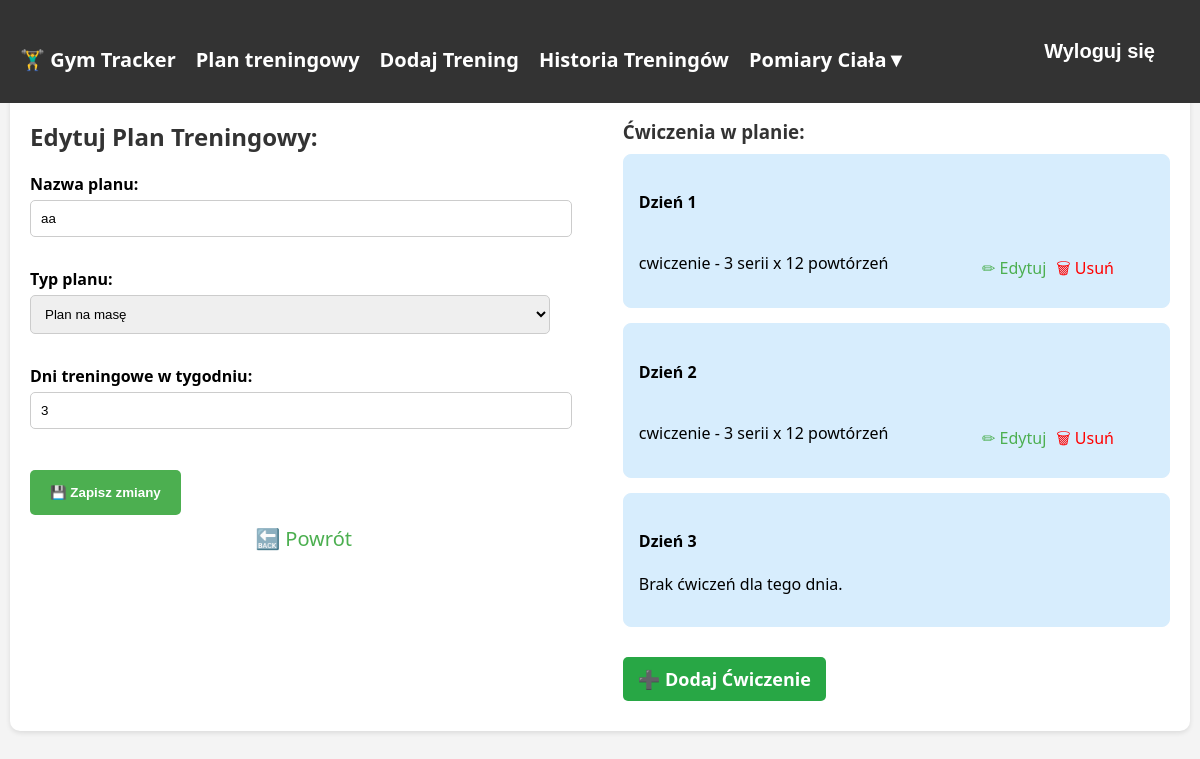
The app's page /edytuj_plan/9/ (signed in) with its own data.
### tracker/models.py (models this page shows, shortened)
class TrainingPlan(models.Model):
    PLAN_TYPE_CHOICES = [
        ('masa', 'Plan na masę'),
        ('redukcja', 'Plan na redukcję'),
        ('utrzymanie', 'Plan na utrzymanie'),
    ]
    user = models.ForeignKey(User, on_delete=models.CASCADE)
    name = models.CharField(max_length=100)
    plan_type = models.CharField(max_length=20, choices=PLAN_TYPE_CHOICES)
    days_per_week = models.IntegerField(
        validators=[MinValueValidator(1), MaxValueValidator(7)],
        verbose_name='Dni treningowe w tygodniu'
    )

class TrainingDay(models.Model):
    plan = models.ForeignKey("TrainingPlan", on_delete=models.CASCADE, related_name="training_days")
    day_number = models.IntegerField()

class Exercise(models.Model):
    training_day = models.ForeignKey(TrainingDay, on_delete=models.CASCADE, null=True, blank=True, related_name='exercises')
    nazwa = models.CharField(max_length=100, verbose_name="Nazwa ćwiczenia", default="cwiczenie")
    serie = models.IntegerField(verbose_name="Liczba serii", default= 3)
    powtorzenia = models.IntegerField(verbose_name="Liczba powtórzeń", default= 12)

### tracker/views.py (the view)
# urls.py: path("edytuj_plan/<int:plan_id>/", edit_training_plan, name="edit_training_plan"),
@login_required
def edit_training_plan(request, plan_id):
    plan = get_object_or_404(TrainingPlan, id=plan_id, user=request.user)
    training_days = TrainingDay.objects.filter(plan=plan).order_by("day_number")  # Teraz jest querysetem
    exercises = Exercise.objects.filter(training_day__plan=plan)
    if request.method == "POST":
        form = TrainingPlanForm(request.POST, instance=plan)
        if form.is_valid():
            plan = form.save()
            new_days_per_week = int(form.cleaned_data["days_per_week"])
            existing_days = TrainingDay.objects.filter(plan=plan)
            if existing_days.count() > new_days_per_week:
                TrainingDay.objects.filter(plan=plan, day_number__gt=new_days_per_week).delete()
            for day_number in range(1, new_days_per_week + 1):
                TrainingDay.objects.get_or_create(plan=plan, day_number=day_number)
            return redirect("training_plans")
    else:
        form = TrainingPlanForm(instance=plan)
    return render(request, "tracker/edit_training_plan.html", {
        "form": form,
        "plan": plan,
        "training_days": training_days,  # Upewniamy się, że to queryset
        "exercises": exercises,
    })

### tracker/forms.py (shortened to what this page needs)
class TrainingPlanForm(forms.ModelForm):
    class Meta:
        model = TrainingPlan
        fields = ['name', 'plan_type', 'days_per_week']
        labels = {
            'name': 'Nazwa planu',
            'plan_type': 'Typ planu',
            'days_per_week': 'Dni treningowe w tygodniu',
        }
        widgets = {
            'days_per_week': forms.NumberInput(attrs={'min': 1, 'max': 7, 'required': 'required'}),
        }

### tracker/templates/tracker/edit_training_plan.html (shortened to what this page needs)
{% extends "tracker/base.html" %}
{% block content %}
<div class="container-custom">
    <div class="left-section">
        <h2>Edytuj Plan Treningowy: {{ plan.nazwa }}</h2>
        <form method="post">
            {{ form.as_p }}
            <button type="submit" class="btn-save">💾 Zapisz zmiany</button>
        </form>
        <a href="{% url 'training_plans' %}" class="btn-back">🔙 Powrót</a>
    </div>
    <div class="right-section">
        <h3>Ćwiczenia w planie:</h3>
        {% if training_days %}
            {% for day in training_days %}
                <div class="day-section">
                    <h4>Dzień {{ day.day_number }}</h4>
                    {% for exercise in day.exercises.all %}
                        <div class="exercise-item">
                            <span>{{ exercise.nazwa }} - {{ exercise.serie }} serii x {{ exercise.powtorzenia }} powtórzeń</span>
                            <div class="btn-group">
                                <a href="{% url 'edit_exercise' exercise.id %}" class="btn btn-warning btn-sm">✏ Edytuj</a>
                                <a href="{% url 'delete_exercise' exercise.id %}" class="btn btn-danger btn-sm">🗑 Usuń</a>
                            </div>
                        </div>
                    {% empty %}
                        <p>Brak ćwiczeń dla tego dnia.</p>
                    {% endfor %}
                </div>
            {% endfor %}
        {% else %}
            <p>Brak dni treningowych w tym planie.</p>
        {% endif %}
        <a href="{% url 'add_exercise_to_plan' plan.id %}" class="btn btn-add">➕ Dodaj Ćwiczenie</a>
    </div>
</div>
{% endblock %}

### tracker/templates/tracker/edit_training_plan.html (style rules this page uses)
.container-custom { display: flex; justify-content: space-between; align-items: flex-start; gap: 20px; }
.left-section, .right-section { width: 48%; }
.day-section { background-color: #d7edfd; border: 1px solid #d7edfd; padding: 15px; border-radius: 8px; margin-bottom: 15px; }
.exercise-item { display: flex; justify-content: space-between; align-items: center; padding: 8px 0; border-bottom: 1px solid #ddd; }
.exercise-item:last-child { border-bottom: none; }
.btn-group { display: flex; gap: 10px; }
.btn-save, .btn-back { margin-top: 10px; }

### records on screen
TrainingPlan: name "aa", plan_type "Plan na masę", days_per_week "3"
TrainingDay: day_number "1"
Exercise: nazwa "cwiczenie", serie "3", powtorzenia "12"
TrainingDay: day_number "2"
Exercise: nazwa "cwiczenie", serie "3", powtorzenia "12"
TrainingDay: day_number "3"
